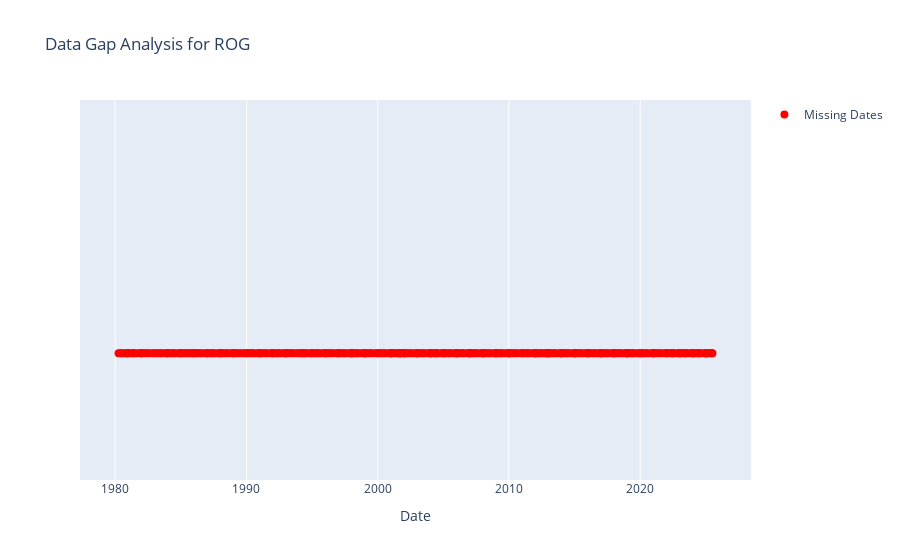

The cell this chart's notebook holds for it:
### Code cell
import sqlite3
import pandas as pd
from datetime import datetime, timedelta
import plotly.graph_objects as go  # For visualization
from typing import List, Dict, Union  # Optional but recommended for type hints

class CacheForensics:
    def __init__(self, db_path='yfinance_cache.db'):
        self.db_path = db_path
    
    def get_gap_analysis(self, ticker, start_date, end_date):
        """Comprehensive analysis of data gaps in cache"""
        with sqlite3.connect(self.db_path) as conn:
            # Get all cached dates
            dates = pd.to_datetime([
                row[0] for row in conn.execute(
                    "SELECT date FROM stock_data WHERE ticker=? AND date BETWEEN ? AND ? ORDER BY date",
                    (ticker, start_date, end_date))
            ])
            
            if len(dates) < 2:
                return {"error": "Insufficient data"}
            
            # Generate complete business day range
            full_range = pd.date_range(start=dates.min(), end=dates.max(), freq='B')
            missing_dates = set(full_range) - set(dates)
            
            # Convert to DataFrames for analysis
            df_dates = pd.DataFrame({'date': dates, 'available': True})
            df_missing = pd.DataFrame({'date': sorted(missing_dates)})
            
            # Calculate gap statistics
            df_dates['day_diff'] = df_dates['date'].diff().dt.days.fillna(1)
            gaps = df_dates[df_dates['day_diff'] > 1].copy()
            gaps['gap_length'] = gaps['day_diff'] - 1  # Simple gap count
            
            # Weekend-adjusted gap analysis
            gaps['weekend_adjusted'] = gaps['day_diff'].apply(
                lambda x: max(0, (x - 2))  # Subtract 2 days for weekends
            )
            
            # Find missing date clusters
            df_missing['gap_group'] = (df_missing['date'].diff() > timedelta(days=3)).cumsum()
            gap_clusters = df_missing.groupby('gap_group').agg(
                start_date=('date', 'min'),
                end_date=('date', 'max'),
                missing_days=('date', 'count')
            ).reset_index(drop=True)
            
            # Holiday detection
            us_holidays = self.get_us_holidays()
            df_missing['is_holiday'] = df_missing['date'].isin(us_holidays)
            
            return {
                'summary_stats': {
                    'total_days': len(full_range),
                    'available_days': len(dates),
                    'missing_days': len(missing_dates),
                    'completeness_ratio': len(dates)/len(full_range),
                    'largest_gap': gaps['day_diff'].max(),
                    'largest_weekday_gap': gaps['weekend_adjusted'].max()
                },
                'gap_details': gaps.to_dict('records'),
                'missing_date_clusters': gap_clusters.to_dict('records'),
                'holiday_breakdown': {
                    'total_holidays': df_missing['is_holiday'].sum(),
                    'missing_on_holidays': df_missing[df_missing['is_holiday']].shape[0],
                    'unexplained_missing': df_missing[~df_missing['is_holiday']].shape[0]
                },
                'raw_missing_dates': [d.strftime('%Y-%m-%d') for d in sorted(missing_dates)]
            }
    
    def get_us_holidays(self, years=range(2000, 2026)):
        """Generate US market holidays"""
        holidays = []
        for year in years:
            # New Year's
            holidays.append(f"{year}-01-01")
            # MLK Day (3rd Monday)
            holidays.append(f"{year}-01-{15 + (pd.Timestamp(f'{year}-01-15').dayofweek == 0)}")
            # ... (add other holidays as shown in previous examples)
        return pd.to_datetime(holidays).date
    
    def visualize_gaps(self, ticker, start_date, end_date):
        """Visual representation of data gaps"""
        analysis = self.get_gap_analysis(ticker, start_date, end_date)
        
        if 'error' in analysis:
            print(analysis['error'])
            return
        
        # Timeline visualization
        fig = go.Figure()
        
        # Available dates
        fig.add_trace(go.Scatter(
            x=pd.to_datetime(analysis['raw_missing_dates']),
            y=[1]*len(analysis['raw_missing_dates']),
            mode='markers',
            marker=dict(color='red', size=8),
            name='Missing Dates'
        ))
        
        # Add holiday markers
        holidays = [d for d in analysis['raw_missing_dates'] 
                   if d in self.get_us_holidays()]
        fig.add_trace(go.Scatter(
            x=pd.to_datetime(holidays),
            y=[1.1]*len(holidays),
            mode='markers',
            marker=dict(color='orange', size=10, symbol='star'),
            name='Market Holidays'
        ))
        
        # Layout
        fig.update_layout(
            title=f"Data Gap Analysis for {ticker}",
            yaxis=dict(visible=False, range=[0.9, 1.2]),
            xaxis_title='Date',
            showlegend=True
        )
        
        fig.show()
        
        # Print summary
        print("\n=== Gap Analysis Summary ===")
        print(f"Data Completeness: {analysis['summary_stats']['completeness_ratio']:.1%}")
        print(f"Largest Gap: {analysis['summary_stats']['largest_gap']} days")
        print(f"Largest Weekday Gap: {analysis['summary_stats']['largest_weekday_gap']} days")
        print(f"\nTop Missing Date Clusters:")
        for cluster in sorted(analysis['missing_date_clusters'], 
                            key=lambda x: x['missing_days'], reverse=True)[:3]:
            print(f"- {cluster['start_date']} to {cluster['end_date']}: {cluster['missing_days']} days")
        
        print("\nHoliday Analysis:")
        print(f"Total Market Holidays: {analysis['holiday_breakdown']['total_holidays']}")
        print(f"Missing on Holidays: {analysis['holiday_breakdown']['missing_on_holidays']}")
        print(f"Unexplained Missing Days: {analysis['holiday_breakdown']['unexplained_missing']}")
        
f = CacheForensics()
f.get_gap_analysis("ROG","1980-03-17", "2025-07-08")
f.visualize_gaps("ROG","1980-03-17", "2025-07-08")

### Figure 1 — Plotly figure (JSON) as saved in the notebook; plotly's stock layout.template omitted (floating-point values rounded to 4 significant figures; data arrays with more than 128 entries replaced by an {"elided": "..."} marker saying what was removed)
{"data": [{"marker": {"color": "red", "size": 8}, "mode": "markers", "name": "Missing Dates", "type": "scatter", "x": {"elided": "402 str values"}, "y": {"elided": "402 int values"}}, {"marker": {"color": "orange", "size": 10, "symbol": "star"}, "mode": "markers", "name": "Market Holidays", "type": "scatter", "x": [], "y": []}], "layout": {"showlegend": true, "title": {"text": "Data Gap Analysis for ROG"}, "xaxis": {"title": {"text": "Date"}}, "yaxis": {"range": [0.9, 1.2], "visible": false}}}
